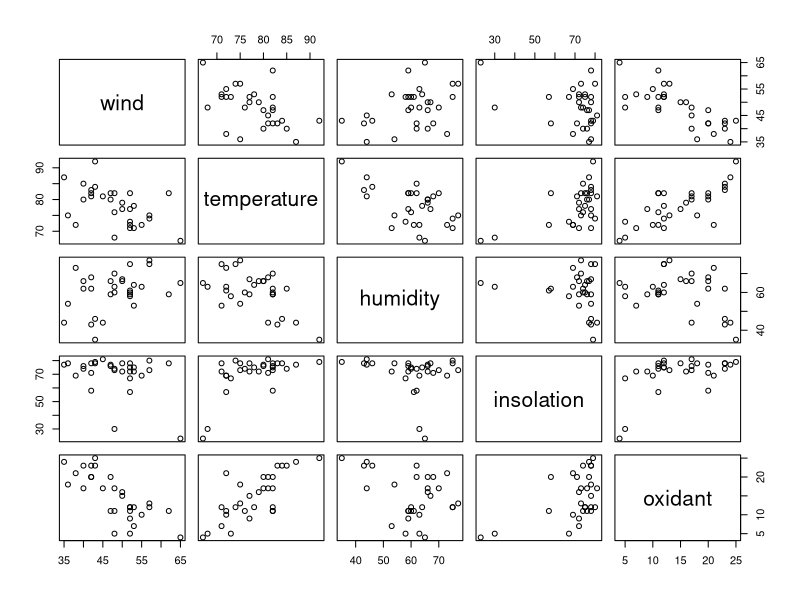
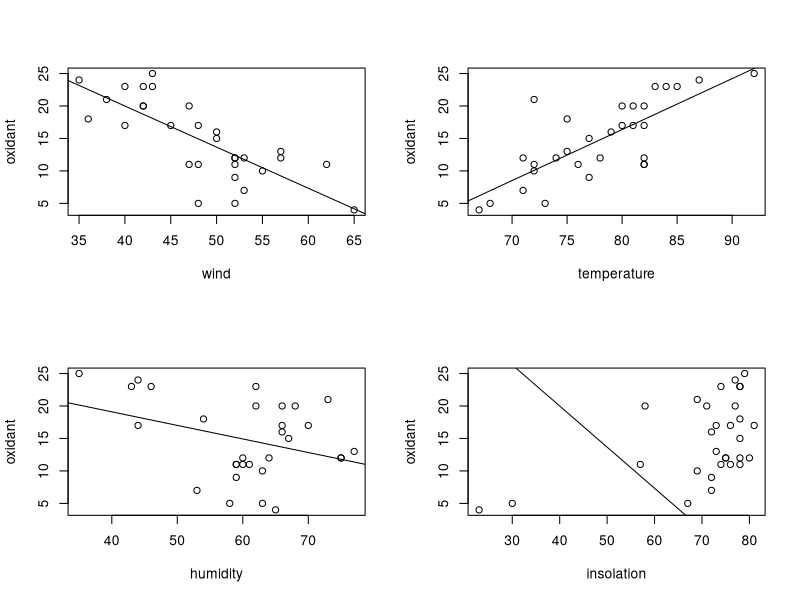
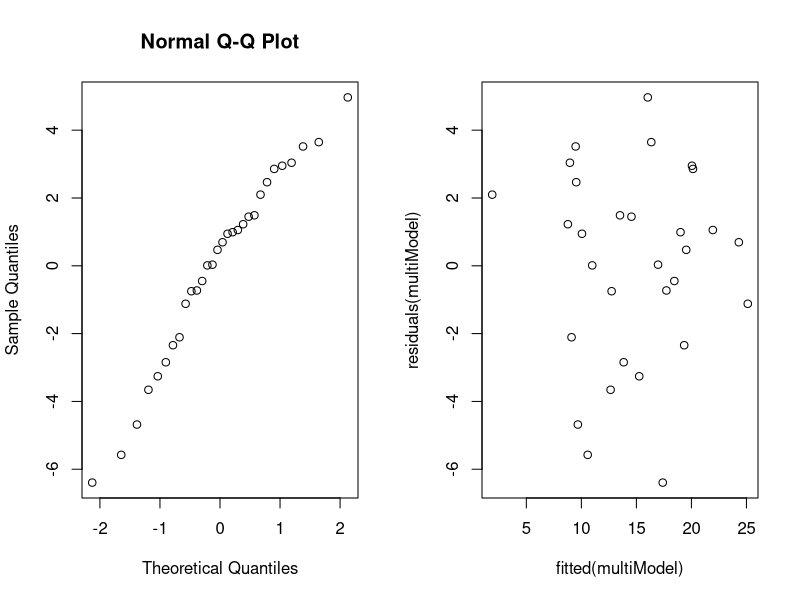

The R source for these figures, in order:
airPollution = read.table("./data/airpollution.txt", header = TRUE)

# 1st part
pairs(~ wind + temperature + humidity + insolation + oxidant, data = airPollution)

# 2nd part
model1 = lm(oxidant ~ wind, data = airPollution)
model2 = lm(oxidant ~ temperature, data = airPollution)
model3 = lm(oxidant ~ humidity, data = airPollution)
model4 = lm(oxidant ~ insolation, data = airPollution)

par(mfrow=c(2,2))
plot(oxidant ~ wind, data = airPollution); abline(model1)
plot(oxidant ~ temperature, data = airPollution); abline(model2)
plot(oxidant ~ humidity, data = airPollution); abline(model3)
plot(oxidant ~ insolation, data = airPollution); abline(model1)

sum1 = summary(model1)
sum2 = summary(model2)
sum3 = summary(model3)
sum4 = summary(model4)

round(sum1$r.squared, 3) # We choose this one because of the R2 score
round(sum2$r.squared, 3)
round(sum3$r.squared, 3)
round(sum4$r.squared, 3)

# We chose 1st one
stepUpModel = lm(oxidant ~ wind + temperature, data = airPollution)
stepUpSum = summary(stepUpModel)
round(stepUpSum$r.squared, 3)
stepUpModel = lm(oxidant ~ wind + humidity, data = airPollution)
stepUpSum = summary(stepUpModel)
round(stepUpSum$r.squared, 3)
stepUpModel = lm(oxidant ~ wind + insolation, data = airPollution)
stepUpSum = summary(stepUpModel)
round(stepUpSum$r.squared, 3)

# We somewhat choose first one
stepUpModel = lm(oxidant ~ wind + temperature + humidity, data = airPollution)
stepUpSum = summary(stepUpModel)
round(stepUpSum$r.squared, 3)
stepUpModel = lm(oxidant ~ wind + temperature + insolation, data = airPollution)
stepUpSum = summary(stepUpModel)
round(stepUpSum$r.squared, 3)

lm(oxidant ~ wind + temperature + humidity, data = airPollution)

# No need for this
stepUpModel = lm(oxidant ~ wind + temperature + humidity + insolation, data = airPollution)
stepUpSum = summary(stepUpModel)
round(stepUpSum$r.squared, 3)

# Part 3

# All combined
multiModel = lm(oxidant ~ wind + temperature + humidity + insolation, data = airPollution)
multiSum = summary(multiModel)
round(multiSum$coefficients, 6)

# 1st Round
multiModel = lm(oxidant ~ wind + temperature + humidity, data = airPollution)
multiSum = summary(multiModel)
round(multiSum$coefficients, 6)

#2nd Round
multiModel = lm(oxidant ~ wind + temperature, data = airPollution)
multiSum = summary(multiModel)
multiSum

# Part 4
estimate = function(wind, temp) {
  val = multiModel$coefficients[1] + 
    multiModel$coefficients[2] * wind + 
    multiModel$coefficients[3] * temp
  return(val)
}

estimate(airPollution$wind, airPollution$temperature)

# Part 5
par(mfrow=c(1,2))
qqnorm(residuals(multiModel))
plot(fitted(multiModel), residuals(multiModel))

